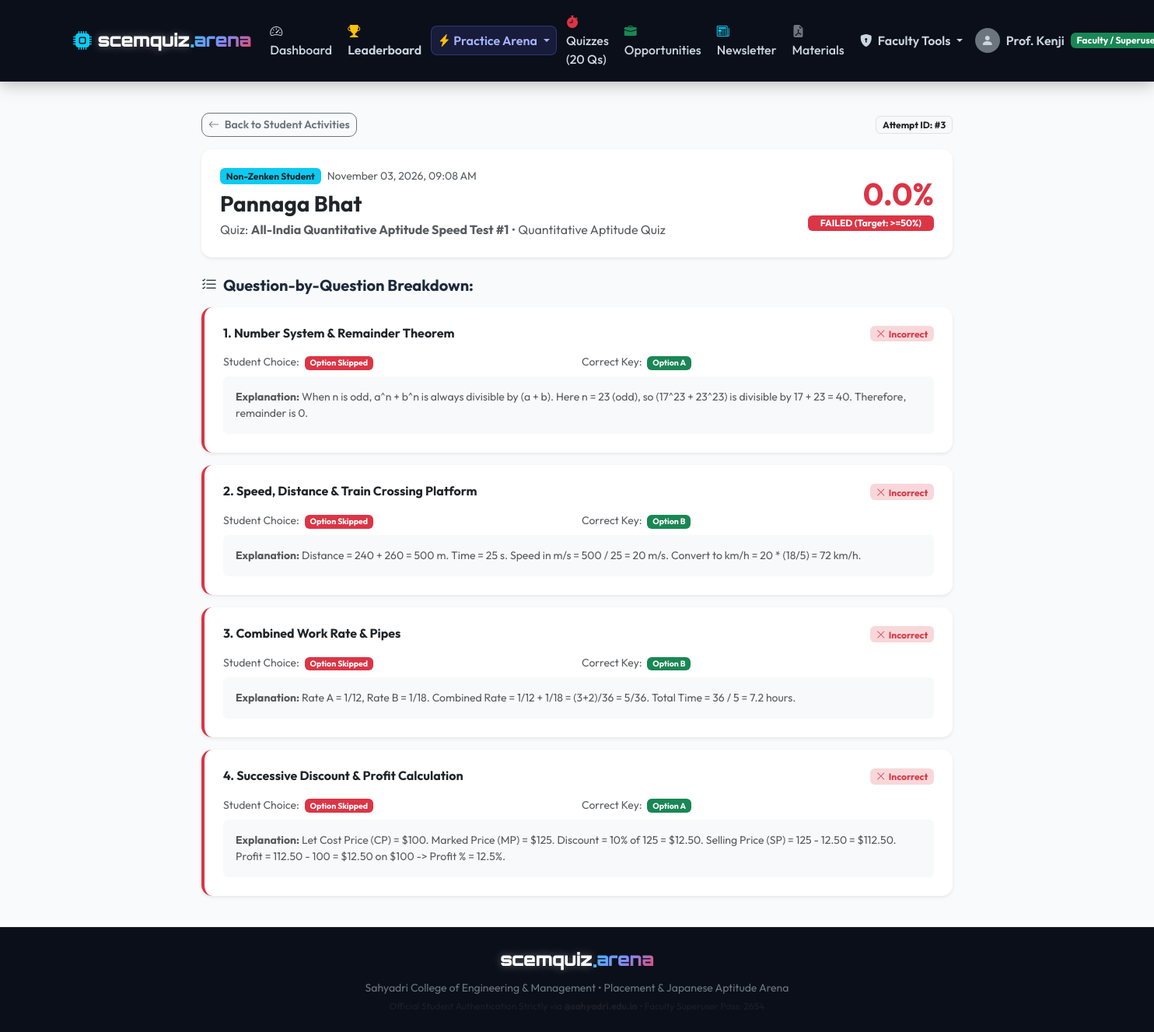
/portal/teacher/student-activities/3/ (signed in), run on the app's committed database.
### account/models.py (models this page shows, shortened)
class User(AbstractUser):
    class Role(models.TextChoices):
        ZENKEN_STUDENT = 'ZENKEN_STUDENT', 'Zenken Enrolled Student'
        NON_ZENKEN_STUDENT = 'NON_ZENKEN_STUDENT', 'Non-Zenken Student'
        TEACHER = 'TEACHER', 'Teacher'
    role = models.CharField(
        max_length=20,
        choices=Role.choices,
        default=Role.NON_ZENKEN_STUDENT,
        help_text="Account role: Zenken student, Non-Zenken student, or Teacher",
    )
    phone_number = models.CharField(max_length=20, blank=True)
    @property
    def is_teacher(self):
        return self.role == self.Role.TEACHER or self.is_superuser
    @property
    def is_zenken_student(self):
        return self.role == self.Role.ZENKEN_STUDENT

### app/models.py (models this page shows, shortened)
class QuizAttempt(models.Model):
    student = models.ForeignKey(
        settings.AUTH_USER_MODEL,
        on_delete=models.CASCADE,
        related_name='quiz_attempts',
    )
    quiz = models.ForeignKey(
        Quiz,
        on_delete=models.CASCADE,
        related_name='attempts',
    )
    score = models.PositiveIntegerField(default=0)
    total_questions = models.PositiveIntegerField(default=20)
    percentage = models.FloatField(default=0.0)
    passed = models.BooleanField(default=False)
    time_taken_seconds = models.PositiveIntegerField(default=0)
    tab_switch_violations = models.PositiveIntegerField(default=0)
    completed_at = models.DateTimeField(auto_now_add=True)
    answers_data = models.JSONField(default=dict, blank=True)
    class Meta:
        ordering = ['-completed_at']

class Quiz(models.Model):
    QUIZ_TYPE_CHOICES = [
        ('APTITUDE', 'Quantitative Aptitude Quiz'),
        ('JAPANESE', 'Japanese Language Quiz (Zenken Exclusive)'),
    ]
    AUDIENCE_CHOICES = [
        ('ALL', 'All Students (Open & Zenken)'),
        ('ZENKEN_ONLY', 'Zenken Enrolled Students Only'),
        ('NON_ZENKEN_ONLY', 'Non-Zenken Students Only'),
    ]
    teacher = models.ForeignKey(
        settings.AUTH_USER_MODEL,
        on_delete=models.CASCADE,
        related_name='created_quizzes',
    )
    title = models.CharField(max_length=200)
    description = models.TextField(blank=True)
    quiz_type = models.CharField(
        max_length=20,
        choices=QUIZ_TYPE_CHOICES,
        default='APTITUDE',
    )
    target_audience = models.CharField(
        max_length=20,
        choices=AUDIENCE_CHOICES,
        default='ALL',
    )
    duration_minutes = models.PositiveIntegerField(
        default=20,
        help_text="Duration in minutes (e.g. 20 mins for 20 questions)",
    )
    pass_percentage = models.PositiveIntegerField(
        default=50,
        help_text="Passing score percentage",
    )
    scheduled_start_time = models.DateTimeField(
        null=True,
        blank=True,
        help_text="Scheduled live start date & time",
    )
    scheduled_end_time = models.DateTimeField(
        null=True,
        blank=True,
        help_text="Scheduled closing date & time",
    )
    is_published = models.BooleanField(
        default=True,
        help_text="Make this quiz active/posted for students to attempt",
    )
    questions = models.ManyToManyField(
        AptitudeQuestion,
        related_name='quizzes',
        blank=True,
    )
    created_at = models.DateTimeField(auto_now_add=True)
    updated_at = models.DateTimeField(auto_now=True)
    class Meta:
        ordering = ['-created_at']

### app/views.py (the view)
# urls.py: path('teacher/student-activities/<int:pk>/', views.student_attempt_detail_view, name='student_attempt_detail'),
@teacher_required
def student_attempt_detail_view(request, pk):
    attempt = get_object_or_404(QuizAttempt.objects.select_related('student', 'quiz'), pk=pk)
    return render(request, 'app/teacher/student_attempt_detail.html', {'attempt': attempt})

### templates/app/teacher/student_attempt_detail.html (shortened to what this page needs)
{% extends 'base.html' %}
{% block content %}
<div class="row justify-content-center">
    <div class="col-lg-9">
        <div class="d-flex justify-content-between align-items-center mb-3">
            <a href="{% url 'app:student_activities' %}" class="btn btn-outline-secondary btn-sm">
                <i class="bi bi-arrow-left me-1"></i> Back to Student Activities
            </a>
            <span class="badge bg-light text-dark border">Attempt ID: #{{ attempt.id }}</span>
        </div>
        <div class="card shadow-sm border-0 mb-4">
            <div class="card-body p-4">
                <div class="row align-items-center">
                    <div class="col-md-8">
                        <div class="d-flex align-items-center gap-2 mb-2">
                            {% if attempt.student.is_zenken_student %}
                                <span class="badge badge-zenken-exclusive">Zenken Enrolled Scholar</span>
                            {% else %}
                                <span class="badge bg-info text-dark">Non-Zenken Student</span>
                            {% endif %}
                            <span class="text-muted small">{{ attempt.completed_at|date:"F d, Y, h:i A" }}</span>
                        </div>
                        <h3 class="fw-bold mb-1">{{ attempt.student.get_full_name|default:attempt.student.username }}</h3>
                        <p class="text-muted mb-0">Quiz: <strong>{{ attempt.quiz.title }}</strong> &bull; {{ attempt.quiz.get_quiz_type_display }}</p>
                    </div>
                    <div class="col-md-4 text-md-end mt-3 mt-md-0">
                        <div class="display-6 fw-bold {% if attempt.passed %}text-success{% else %}text-danger{% endif %}">
                            {{ attempt.percentage }}%
                        </div>
                        <div>
                            {% if attempt.passed %}
                                <span class="badge bg-success px-3 py-1">PASSED (Target: &gt;={{ attempt.quiz.pass_percentage }}%)</span>
                            {% else %}
                                <span class="badge bg-danger px-3 py-1">FAILED (Target: &gt;={{ attempt.quiz.pass_percentage }}%)</span>
                            {% endif %}
                        </div>
                    </div>
                </div>
            </div>
        </div>
        <h5 class="fw-bold mb-3"><i class="bi bi-list-check me-2"></i>Question-by-Question Breakdown:</h5>
        {% for q_id, data in attempt.answers_data.items %}
            <div class="card mb-3 shadow-sm border-0 {% if data.is_correct %}border-start border-4 border-success{% else %}border-start border-4 border-danger{% endif %}">
                <div class="card-body p-4">
                    <div class="d-flex justify-content-between align-items-start mb-2">
                        <h6 class="fw-bold mb-0 text-dark">{{ forloop.counter }}. {{ data.title }}</h6>
                        {% if data.is_correct %}
                            <span class="badge bg-success-subtle text-success"><i class="bi bi-check-lg me-1"></i>Correct</span>
                        {% else %}
                            <span class="badge bg-danger-subtle text-danger"><i class="bi bi-x-lg me-1"></i>Incorrect</span>
                        {% endif %}
                    </div>
                    <div class="row g-2 my-2 small">
                        <div class="col-md-6">
                            <span class="text-muted">Student Choice:</span>
                            <span class="badge {% if data.is_correct %}bg-success{% else %}bg-danger{% endif %} ms-1">
                                Option {{ data.chosen }}
                            </span>
                        </div>
                        <div class="col-md-6">
                            <span class="text-muted">Correct Key:</span>
                            <span class="badge bg-success ms-1">Option {{ data.correct }}</span>
                        </div>
                    </div>
                    {% if data.explanation %}
                        <div class="p-3 bg-light rounded text-muted small mt-2">
                            <strong>Explanation:</strong> {{ data.explanation }}
                        </div>
                    {% endif %}
                </div>
            </div>
        {% empty %}
            <div class="card p-4 text-center text-muted">No itemized question log stored for this attempt.</div>
        {% endfor %}
    </div>
</div>
{% endblock %}

### templates/base.html (shortened to what this page needs)
<!DOCTYPE html>
<html lang="en">
<head>
    <link href="https://cdn.jsdelivr.net/npm/bootstrap@5.3.3/dist/css/bootstrap.min.css" rel="stylesheet">
    <link href="https://cdn.jsdelivr.net/npm/bootstrap-icons@1.11.3/font/bootstrap-icons.min.css" rel="stylesheet">
</head>
<body>
    <nav class="navbar navbar-expand-lg navbar-dark navbar-custom sticky-top">
        <div class="container">
            <a class="brand-logo me-3" href="{% if user.is_authenticated %}{% url 'account:dashboard' %}{% else %}{% url 'account:home' %}{% endif %}">
                <i class="bi bi-cpu-fill text-info me-2 fs-4"></i>
                <span class="brand-scem">scemquiz</span><span class="brand-dot">.</span><span class="brand-arena">arena</span>
            </a>
            <div class="collapse navbar-collapse" id="navContent">
                <ul class="navbar-nav me-auto mb-2 mb-lg-0 align-items-lg-center gap-1">
                    {% if user.is_authenticated %}
                        <li class="nav-item">
                            <a class="nav-link" href="{% url 'account:dashboard' %}">
                                <i class="bi bi-speedometer2 me-1"></i> Dashboard
                            </a>
                        </li>
                        <li class="nav-item">
                            <a class="nav-link text-warning fw-semibold" href="{% url 'app:leaderboard' %}">
                                <i class="bi bi-trophy-fill text-warning me-1"></i> Leaderboard
                            </a>
                        </li>
                        <li class="nav-item dropdown">
                            <a class="nav-link dropdown-toggle practice-arena-nav-btn d-flex align-items-center gap-1" href="#" id="practiceDropdown" role="button" data-bs-toggle="dropdown">
                                <i class="bi bi-lightning-charge-fill text-warning"></i>
                                <span>Practice Arena</span>
                            </a>
                        </li>
                        <li class="nav-item">
                            <a class="nav-link" href="{% url 'app:quiz_list' %}">
                                <i class="bi bi-stopwatch-fill me-1 text-danger"></i> Quizzes (20 Qs)
                            </a>
                        </li>
                        <li class="nav-item">
                            <a class="nav-link" href="{% url 'app:opportunity_list' %}">
                                <i class="bi bi-briefcase-fill me-1 text-success"></i> Opportunities
                            </a>
                        </li>
                        <li class="nav-item">
                            <a class="nav-link" href="{% url 'app:newsletter_list' %}">
                                <i class="bi bi-newspaper me-1 text-info"></i> Newsletter
                            </a>
                        </li>
                        <li class="nav-item">
                            <a class="nav-link" href="{% url 'app:material_list' %}">
                                <i class="bi bi-file-earmark-pdf-fill me-1 text-secondary"></i> Materials
                            </a>
                        </li>
                        {% if user.is_teacher %}
                            <li class="nav-item dropdown">
                                <a class="nav-link dropdown-toggle text-warning fw-semibold" href="#" role="button" data-bs-toggle="dropdown">
                                    <i class="bi bi-shield-lock-fill me-1"></i> Faculty Tools
                                </a>
                            </li>
                        {% endif %}
                    {% endif %}
                </ul>
                <ul class="navbar-nav ms-auto align-items-center">
                    {% if user.is_authenticated %}
                        <li class="nav-item dropdown">
                            <a class="nav-link dropdown-toggle text-light d-flex align-items-center gap-2" href="#" id="userMenu" role="button" data-bs-toggle="dropdown">
                                <div class="bg-secondary rounded-circle d-flex align-items-center justify-content-center" style="width: 32px; height: 32px;">
                                    <i class="bi bi-person-fill"></i>
                                </div>
                                <span class="fw-semibold">{{ user.first_name|default:user.username }}</span>
                                {% if user.is_teacher %}
                                    <span class="badge bg-success">Faculty / Superuser</span>
                                {% elif user.is_zenken_student %}
                                    <span class="badge badge-zenken-exclusive">Zenken</span>
                                {% else %}
                                    <span class="badge bg-info text-dark">Student</span>
                                {% endif %}
                            </a>
                        </li>
                    {% endif %}
                </ul>
            </div>
        </div>
    </nav>
    <main class="main-content flex-grow-1 py-4">
        <div class="container">
            {% block content %}{% endblock %}
        </div>
    </main>
    <footer>
        <div class="container text-center small">
            <div class="brand-logo mb-2 justify-content-center">
                <span class="brand-scem">scemquiz</span><span class="brand-dot">.</span><span class="brand-arena">arena</span>
            </div>
            <p class="mb-1 text-secondary">
                Sahyadri College of Engineering &amp; Management &bull; Placement &amp; Japanese Aptitude Arena
            </p>
            <p class="mb-0 text-muted" style="font-size: 0.75rem;">
                Official Student Authentication Strictly via <strong>@sahyadri.edu.in</strong> &bull; Faculty Superuser Pass: 2654
            </p>
        </div>
    </footer>
</body>
</html>

### templates/base.html (style rules this page uses)
:root { --arena-primary: #6366f1; --arena-accent: #06b6d4; --arena-gradient: linear-gradient(135deg, #4f46e5 0%, #06b6d4 100%); --arena-dark: #0f172a; --arena-card-bg: #ffffff; --arena-bg: #f8fafc; }
body { background-color: var(--arena-bg); font-family: 'Outfit', -apple-system, BlinkMacSystemFont, "Segoe UI", Roboto, sans-serif; color: #1e293b; min-height: 100vh; display: flex; flex-direction: column; }
.brand-logo { font-family: 'Orbitron', 'Space Grotesk', sans-serif; font-weight: 900; font-size: 1.45rem; letter-spacing: -0.5px; display: inline-flex; align-items: center; text-decoration: none; }
.brand-scem { color: #ffffff; text-shadow: 0 0 12px rgba(255, 255, 255, 0.35); }
.brand-dot { color: #38bdf8; font-size: 1.6rem; line-height: 1; animation: pulse-dot 2s infinite ease-in-out; }
.brand-arena { background: linear-gradient(135deg, #38bdf8 0%, #818cf8 50%, #f43f5e 100%); -webkit-background-clip: text; -webkit-text-fill-color: transparent; font-weight: 900; text-transform: lowercase; }
.navbar-custom { background-color: #0b0f19; border-bottom: 1px solid rgba(255, 255, 255, 0.08); box-shadow: 0 4px 20px rgba(0, 0, 0, 0.25); }
.nav-link { font-weight: 500; color: #cbd5e1 !important; transition: all 0.2s ease; }
.practice-arena-nav-btn { background: rgba(99, 102, 241, 0.15); border: 1px solid rgba(99, 102, 241, 0.35); border-radius: 8px; padding: 6px 14px; color: #a5b4fc !important; font-weight: 600; }
.card { border: 1px solid #e2e8f0; border-radius: 14px; box-shadow: 0 4px 12px rgba(15, 23, 42, 0.04); background: #ffffff; }
.btn { border-radius: 10px; font-weight: 600; }
footer { background: #0b0f19; color: #94a3b8; border-top: 1px solid rgba(255, 255, 255, 0.08); padding: 1.5rem 0; margin-top: auto; }

### data on the page
User: first_name "Prof. Kenji"
QuizAttempt: id "3", completed_at "November 03, 2026, 09:08 AM", student.get_full_name "Pannaga Bhat", quiz "All-India Quantitative Aptitude Speed Test #1", quiz.quiz_type "Quantitative Aptitude Quiz", percentage "0.0", quiz.pass_percentage "50"

### other printed values
{{ data.title }} "Number System & Remainder Theorem" "Speed, Distance & Train Crossing Platform" "Combined Work Rate & Pipes" "Successive Discount & Profit Calculation"
{{ data.chosen }} "Skipped" "Skipped" "Skipped" "Skipped"
{{ data.correct }} "A" "B" "B" "A"
{{ data.explanation }} "When n is odd, a^n + b^n is always divisible by (a + b). Here n = 23 (odd), so (17^23 + 23^23) is divisible by 17 + 23 = 40. Therefore, remainder is 0." "Distance = 240 + 260 = 500 m. Time = 25 s. Speed in m/s = 500 / 25 = 20 m/s. Convert to km/h = 20 * (18/5) = 72 km/h." "Rate A = 1/12, Rate B = 1/18. Combined Rate = 1/12 + 1/18 = (3+2)/36 = 5/36. Total Time = 36 / 5 = 7.2 hours." "Let Cost Price (CP) = $100. Marked Price (MP) = $125. Discount = 10% of 125 = $12.50. Selling Price (SP) = 125 - 12.50 = $112.50. Profit = 112.50 - 100 = $12.50 on $100 -> Profit % = 12.5%."
